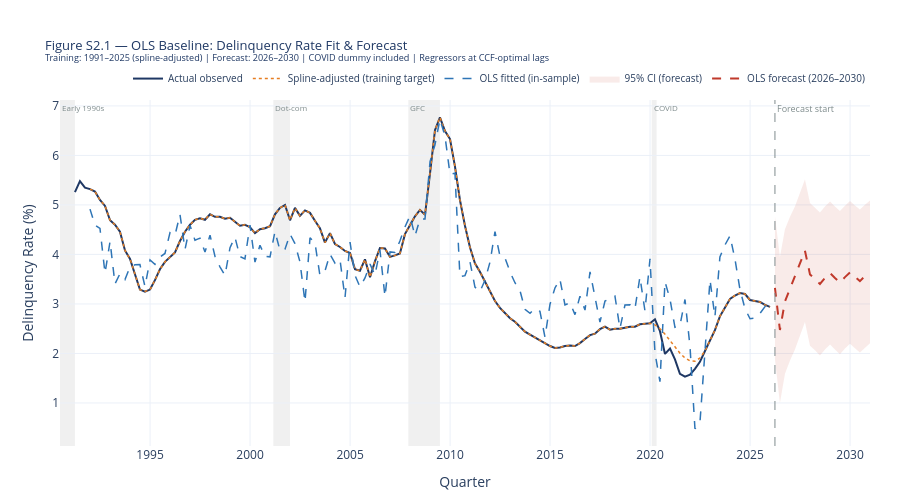

Notebook cell for this chart:
### Markdown cell above
## **3: OLS Regression (Baseline)**
___
The first Stage 2 model regresses the spline-adjusted delinquency rate
against the six macroeconomic predictors identified as significant in the
CCF analysis (EDA Section 5), plus the COVID structural break dummy.

### Model specification

$$\tilde{y}_t = \beta_0
+ \beta_1 \cdot \text{HPI}_{t-3}
+ \beta_2 \cdot \text{CC}_{t-2}
+ \beta_3 \cdot \text{UNEMP}_{t-1}
+ \beta_4 \cdot \text{CREDIT}_{t-6}
+ \beta_5 \cdot \text{GDP}_{t}
+ \beta_6 \cdot \text{CPI}_{t-6}
+ \beta_7 \cdot D_t^{\text{COVID}}
+ \varepsilon_t$$

where $\tilde{y}_t$ is the spline-adjusted delinquency rate, subscripts
denote the CCF-optimal lag for each variable (Djeundje & Crook 2019;
Bank & Eder 2021, Section 10), and $D_t^{\text{COVID}}$ is the binary
COVID dummy (1 during 2020 Q1 – 2022 Q2, 0 otherwise).

Estimation is by Ordinary Least Squares:
$$\hat{\boldsymbol{\beta}} = (\mathbf{X}^\top \mathbf{X})^{-1} \mathbf{X}^\top \tilde{\mathbf{y}}$$

OLS is the methodologically appropriate baseline for a continuous
portfolio-level default rate, consistent with the Variable Scalar Approach
framework in Bank & Eder (2021, Section 9.1).

**Training period:** 1991-Q4 to 2025-Q4 (observed target, post-adjustment)
**Forecast period:** 2026-Q1 to 2030-Q4 (regressors from SARIMA Stage 1;
$D_t^{\text{COVID}} = 0$ in forecast period by construction)

### Code cell
import pandas as pd
import numpy as np
import statsmodels.api as sm
import plotly.graph_objects as go


# ── Load ──────────────────────────────────────────────────────────────────────
LOCAL_OUTPUT = Path(r'C:\Users\andre\OneDrive\LSE\ST498 - Capstone Project\ST-498\Data Collection')
df = pd.read_csv(LOCAL_OUTPUT / 'SARIMA_regressors_adjusted_US_Q.csv', index_col=0, parse_dates=True)

TARGET = 'delinquency_spline'

REGRESSORS = [
    'us_house_price_yoy_L3',
    'us_consumer_confidence_L2',
    'us_unemployment_L1',
    'us_credit_qoq_growth_L6',
    'us_gdp_yoy_growth_L0',
    'us_cpi_L6',
    'covid_dummy',
]

# ── Split training / forecast ─────────────────────────────────────────────────
# Training: rows where original delinquency rate is observed
# Forecast: rows where it is NaN (2026–2030); covid_dummy = 0 by construction
train    = df[df['us_delinquency_rate'].notna()][REGRESSORS + [TARGET]].dropna()
forecast = df[df['us_delinquency_rate'].isna()][REGRESSORS].dropna()

print(f'Training rows  : {len(train)}  ({train.index[0].date()} to {train.index[-1].date()})')
print(f'Forecast rows  : {len(forecast)}  ({forecast.index[0].date()} to {forecast.index[-1].date()})')

# ── Fit OLS ───────────────────────────────────────────────────────────────────
X_train    = sm.add_constant(train[REGRESSORS])
y_train    = train[TARGET]
X_forecast = sm.add_constant(forecast[REGRESSORS], has_constant='add')

ols_model = sm.OLS(y_train, X_train).fit()
print(ols_model.summary())

# ── In-sample fit ─────────────────────────────────────────────────────────────
train = train.copy()
train['ols_fitted'] = ols_model.fittedvalues

# ── Out-of-sample forecast + CIs ─────────────────────────────────────────────
forecast = forecast.copy()
forecast['ols_forecast'] = ols_model.predict(X_forecast)
pred_df = ols_model.get_prediction(X_forecast).summary_frame(alpha=0.05)
forecast['ols_ci_lower'] = pred_df['obs_ci_lower'].values
forecast['ols_ci_upper'] = pred_df['obs_ci_upper'].values

# ── Plot ──────────────────────────────────────────────────────────────────────
NAVY, BLUE, RED, AMBER, GREY = '#1F3864', '#2E75B6', '#C0392B', '#E67E22', '#7F8C8D'
RECESSIONS = [
    ('1990-07-01', '1991-03-31', 'Early 1990s'),
    ('2001-03-01', '2001-12-31', 'Dot-com'),
    ('2007-12-01', '2009-06-30', 'GFC'),
    ('2020-02-01', '2020-04-30', 'COVID'),
]

fig = go.Figure()

for s, e, lbl in RECESSIONS:
    fig.add_vrect(x0=s, x1=e, fillcolor='lightgrey', opacity=0.35,
                  layer='below', line_width=0,
                  annotation_text=lbl, annotation_position='top left',
                  annotation_font_size=8, annotation_font_color=GREY)

# Actual observed (original, not spline)
hist_obs = df[df['us_delinquency_rate'].notna()]
fig.add_trace(go.Scatter(
    x=hist_obs.index, y=hist_obs['us_delinquency_rate'],
    mode='lines', name='Actual observed',
    line=dict(color=NAVY, width=2)))

# Spline-adjusted target
fig.add_trace(go.Scatter(
    x=train.index, y=train[TARGET],
    mode='lines', name='Spline-adjusted (training target)',
    line=dict(color=AMBER, width=1.5, dash='dot')))

# OLS in-sample fit
fig.add_trace(go.Scatter(
    x=train.index, y=train['ols_fitted'],
    mode='lines', name='OLS fitted (in-sample)',
    line=dict(color=BLUE, width=1.5, dash='dash')))

# Forecast CI band
fig.add_trace(go.Scatter(
    x=list(forecast.index) + list(forecast.index[::-1]),
    y=list(forecast['ols_ci_upper']) + list(forecast['ols_ci_lower'][::-1]),
    fill='toself', fillcolor='rgba(192,57,43,0.10)',
    line=dict(width=0), showlegend=True, name='95% CI (forecast)'))

# Forecast line
fig.add_trace(go.Scatter(
    x=forecast.index, y=forecast['ols_forecast'],
    mode='lines', name='OLS forecast (2026–2030)',
    line=dict(color=RED, width=2, dash='dash')))

fig.add_vline(x=forecast.index[0].timestamp() * 1000,
              line_dash='dash', line_color=GREY, line_width=1,
              annotation_text='Forecast start',
              annotation_font_size=9, annotation_font_color=GREY)

fig.update_layout(
    title=dict(
        text='Figure S2.1 — OLS Baseline: Delinquency Rate Fit & Forecast<br>'
             '<sup>Training: 1991–2025 (spline-adjusted) | Forecast: 2026–2030 | '
             'COVID dummy included | Regressors at CCF-optimal lags</sup>',
        font=dict(size=13, color=NAVY)),
    xaxis_title='Quarter',
    yaxis_title='Delinquency Rate (%)',
    template='plotly_white',
    legend=dict(orientation='h', yanchor='bottom', y=1.02,
                xanchor='right', x=1, font=dict(size=10)),
    height=500,
    margin=dict(t=100, b=50, l=60, r=30))

fig.show()

print('\nOLS Forecast — 2026 Q1 to 2030 Q4:')
print(forecast[['ols_forecast', 'ols_ci_lower', 'ols_ci_upper']].round(4).to_string())

### Figure 1 — Plotly figure (JSON) as saved in the notebook; plotly's stock layout.template omitted (floating-point values rounded to 4 significant figures; data arrays with more than 128 entries replaced by an {"elided": "..."} marker saying what was removed)
{"data": [{"line": {"color": "#1F3864", "width": 2}, "mode": "lines", "name": "Actual observed", "type": "scatter", "x": {"elided": "140 str values"}, "y": {"elided": "140 float values"}}, {"line": {"color": "#E67E22", "dash": "dot", "width": 1.5}, "mode": "lines", "name": "Spline-adjusted (training target)", "type": "scatter", "x": {"elided": "137 str values"}, "y": {"elided": "137 float values"}}, {"line": {"color": "#2E75B6", "dash": "dash", "width": 1.5}, "mode": "lines", "name": "OLS fitted (in-sample)", "type": "scatter", "x": {"elided": "137 str values"}, "y": {"elided": "137 float values"}}, {"fill": "toself", "fillcolor": "rgba(192,57,43,0.10)", "line": {"width": 0}, "name": "95% CI (forecast)", "showlegend": true, "type": "scatter", "x": ["2026-03-31T00:00:00", "2026-06-30T00:00:00", "2026-09-30T00:00:00", "2026-12-31T00:00:00", "2027-03-31T00:00:00", "2027-09-30T00:00:00", "2027-12-31T00:00:00", "2028-03-31T00:00:00", "2028-06-30T00:00:00", "2028-09-30T00:00:00", "2028-12-31T00:00:00", "2029-03-31T00:00:00", "2029-06-30T00:00:00", "2029-09-30T00:00:00", "2029-12-31T00:00:00", "2030-03-31T00:00:00", "2030-06-30T00:00:00", "2030-09-30T00:00:00", "2030-12-31T00:00:00", "2030-12-31T00:00:00", "2030-09-30T00:00:00", "2030-06-30T00:00:00", "2030-03-31T00:00:00", "2029-12-31T00:00:00", "2029-09-30T00:00:00", "2029-06-30T00:00:00", "2029-03-31T00:00:00", "2028-12-31T00:00:00", "2028-09-30T00:00:00", "2028-06-30T00:00:00", "2028-03-31T00:00:00", "2027-12-31T00:00:00", "2027-09-30T00:00:00", "2027-03-31T00:00:00", "2026-12-31T00:00:00", "2026-09-30T00:00:00", "2026-06-30T00:00:00", "2026-03-31T00:00:00"], "y": [4.77, 3.948, 4.508, 4.762, 4.968, 5.514, 5.039, 4.951, 4.849, 4.968, 5.067, 4.968, 4.876, 4.985, 5.079, 4.989, 4.906, 5.006, 5.091, 2.207, 2.119, 2.017, 2.103, 2.195, 2.099, 1.986, 2.081, 2.182, 2.08, 1.957, 2.063, 2.153, 2.636, 2.078, 1.857, 1.591, 1.0, 1.883]}, {"line": {"color": "#C0392B", "dash": "dash", "width": 2}, "mode": "lines", "name": "OLS forecast (2026–2030)", "type": "scatter", "x": ["2026-03-31T00:00:00.000000000", "2026-06-30T00:00:00.000000000", "2026-09-30T00:00:00.000000000", "2026-12-31T00:00:00.000000000", "2027-03-31T00:00:00.000000000", "2027-09-30T00:00:00.000000000", "2027-12-31T00:00:00.000000000", "2028-03-31T00:00:00.000000000", "2028-06-30T00:00:00.000000000", "2028-09-30T00:00:00.000000000", "2028-12-31T00:00:00.000000000", "2029-03-31T00:00:00.000000000", "2029-06-30T00:00:00.000000000", "2029-09-30T00:00:00.000000000", "2029-12-31T00:00:00.000000000", "2030-03-31T00:00:00.000000000", "2030-06-30T00:00:00.000000000", "2030-09-30T00:00:00.000000000", "2030-12-31T00:00:00.000000000"], "y": [3.327, 2.474, 3.049, 3.309, 3.523, 4.075, 3.596, 3.507, 3.403, 3.524, 3.625, 3.524, 3.431, 3.542, 3.637, 3.546, 3.461, 3.563, 3.649]}], "layout": {"annotations": [{"font": {"color": "#7F8C8D", "size": 8}, "showarrow": false, "text": "Early 1990s", "x": "1990-07-01", "xanchor": "left", "xref": "x", "y": 1, "yanchor": "top", "yref": "y domain"}, {"font": {"color": "#7F8C8D", "size": 8}, "showarrow": false, "text": "Dot-com", "x": "2001-03-01", "xanchor": "left", "xref": "x", "y": 1, "yanchor": "top", "yref": "y domain"}, {"font": {"color": "#7F8C8D", "size": 8}, "showarrow": false, "text": "GFC", "x": "2007-12-01", "xanchor": "left", "xref": "x", "y": 1, "yanchor": "top", "yref": "y domain"}, {"font": {"color": "#7F8C8D", "size": 8}, "showarrow": false, "text": "COVID", "x": "2020-02-01", "xanchor": "left", "xref": "x", "y": 1, "yanchor": "top", "yref": "y domain"}, {"font": {"color": "#7F8C8D", "size": 9}, "showarrow": false, "text": "Forecast start", "x": 1774915200000, "xanchor": "left", "xref": "x", "y": 1, "yanchor": "top", "yref": "y domain"}], "height": 500, "legend": {"font": {"size": 10}, "orientation": "h", "x": 1, "xanchor": "right", "y": 1.02, "yanchor": "bottom"}, "margin": {"b": 50, "l": 60, "r": 30, "t": 100}, "shapes": [{"fillcolor": "lightgrey", "layer": "below", "line": {"width": 0}, "opacity": 0.35, "type": "rect", "x0": "1990-07-01", "x1": "1991-03-31", "xref": "x", "y0": 0, "y1": 1, "yref": "y domain"}, {"fillcolor": "lightgrey", "layer": "below", "line": {"width": 0}, "opacity": 0.35, "type": "rect", "x0": "2001-03-01", "x1": "2001-12-31", "xref": "x", "y0": 0, "y1": 1, "yref": "y domain"}, {"fillcolor": "lightgrey", "layer": "below", "line": {"width": 0}, "opacity": 0.35, "type": "rect", "x0": "2007-12-01", "x1": "2009-06-30", "xref": "x", "y0": 0, "y1": 1, "yref": "y domain"}, {"fillcolor": "lightgrey", "layer": "below", "line": {"width": 0}, "opacity": 0.35, "type": "rect", "x0": "2020-02-01", "x1": "2020-04-30", "xref": "x", "y0": 0, "y1": 1, "yref": "y domain"}, {"line": {"color": "#7F8C8D", "dash": "dash", "width": 1}, "type": "line", "x0": 1774915200000, "x1": 1774915200000, "xref": "x", "y0": 0, "y1": 1, "yref": "y domain"}], "title": {"font": {"color": "#1F3864", "size": 13}, "text": "Figure S2.1 — OLS Baseline: Delinquency Rate Fit & Forecast<br><sup>Training: 1991–2025 (spline-adjusted) | Forecast: 2026–2030 | COVID dummy included | Regressors at CCF-optimal lags</sup>"}, "xaxis": {"title": {"text": "Quarter"}}, "yaxis": {"title": {"text": "Delinquency Rate (%)"}}}}
